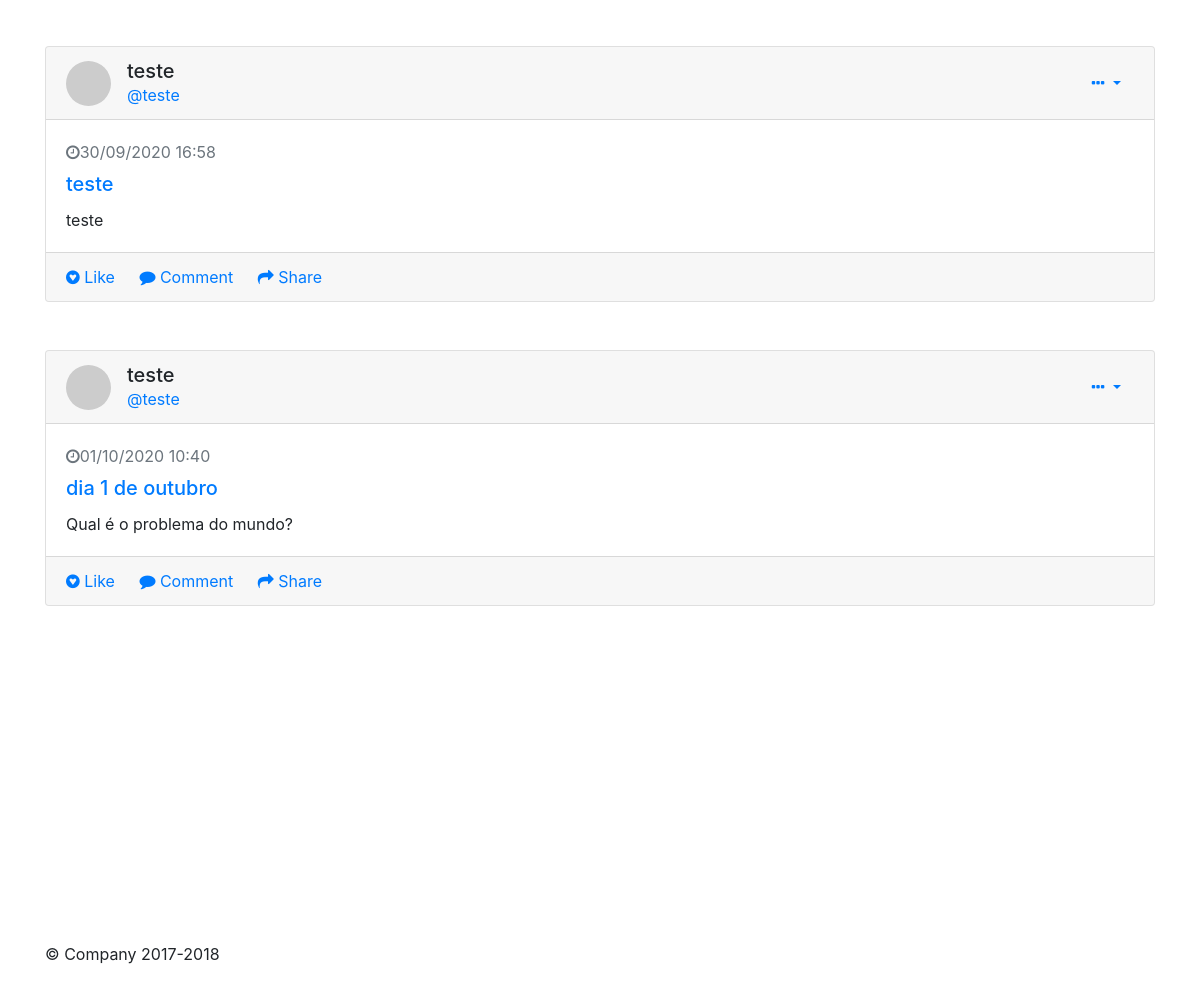
Page / (signed in, lower part) on the earlier database version.
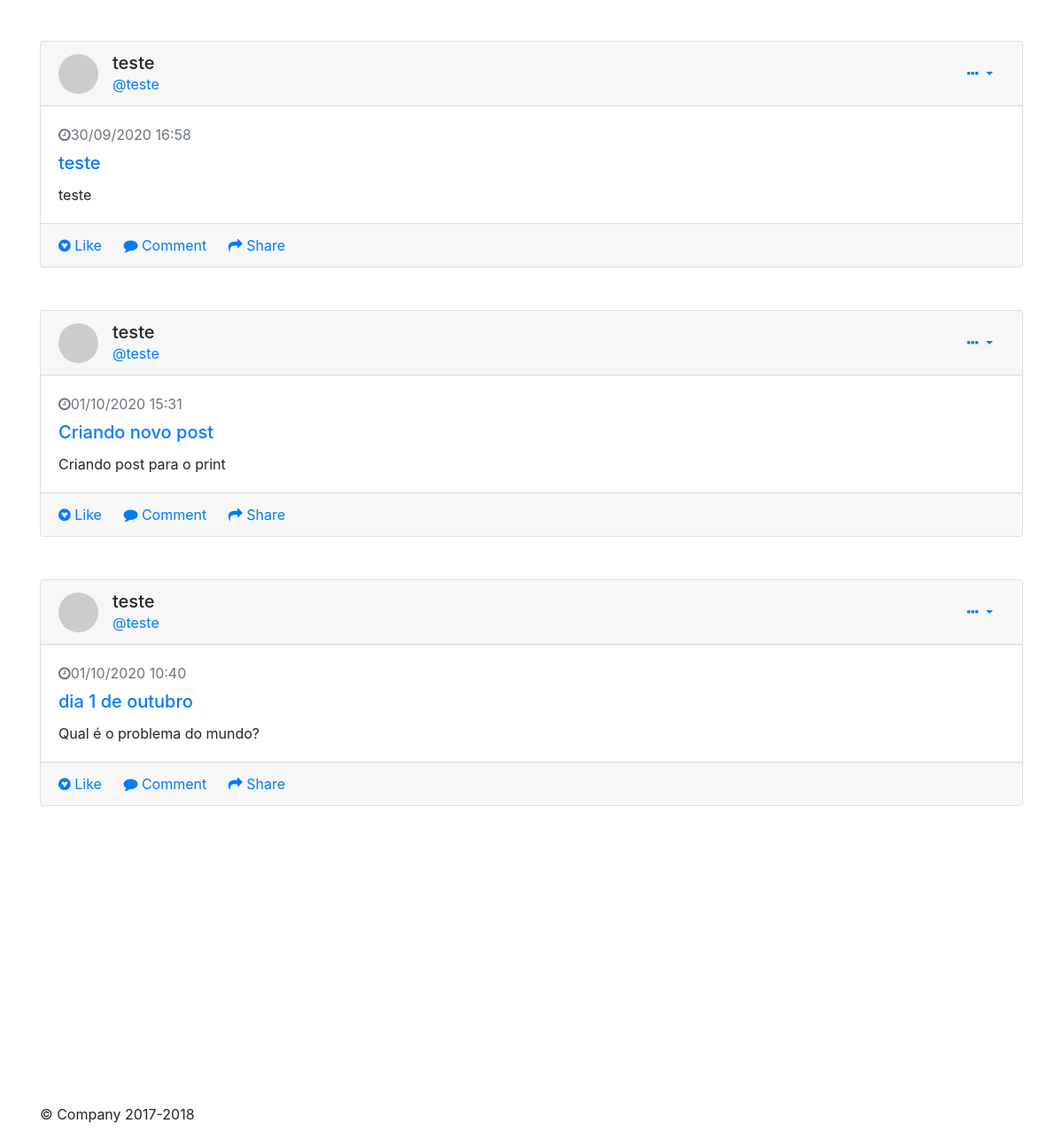
Same page on the later database version.
### app/models/tables.py (models this page shows, shortened)
class Post(db.Model):
    __tablename__ = "posts"
    id = db.Column(db.Integer, primary_key=True)
    content = db.Column(db.Text)
    title = db.Column(db.String)
    date = db.Column(db.String)
    user = db.Column(db.String)
    nick = db.Column(db.String)
    user_id = db.Column(db.Integer)

### app/controllers/default.py (the view, shortened to what this page needs)
@app.route("/index/")
@app.route("/", methods=['GET','POST'])
def index():
    form_post = PostForm()
    if request.method == 'GET':
        if current_user.is_authenticated == True:
            posts = Post.query.filter_by(user_id=current_user.get_id()).order_by(Post.date.desc()).all()
            return render_template('index.html',form=form_post,posts=posts)
        else:
            return redirect(url_for("login"))

### app/controllers/default.py (called while the page is built)
@lm.user_loader
def load_user(id):
    return User.query.filter_by(id=id).first()

### app/models/tables.py (called while the page is built)
    @property
    def is_authenticated(self):
        return True

    def get_id(self):
        return str(self.id)

### app/templates/index.html (shortened to what this page needs)
{% extends 'base.html' %}
{% block content %}
{% for post in posts%}
 <div class="card gedf-card">
    <div class="card-header">
        <div class="d-flex justify-content-between align-items-center">
            <div class="d-flex justify-content-between align-items-center">
                <div class="mr-2">
                    <img class="rounded-circle" width="45" src="https://picsum.photos/50/50" alt="">
                </div>
                <div class="ml-2">
                    <div class="h5 m-0">{{ post.nick }}</div>
                    <div class="h7 text-muted"><a href="/profile/{{ post.user_id }}">@{{ post.user }}</a></div>
                </div>
            </div>
            <div>
                <div class="dropdown">
                    <button class="btn btn-link dropdown-toggle" type="button" id="gedf-drop1" data-toggle="dropdown" aria-haspopup="true" aria-expanded="false">
                        <i class="fa fa-ellipsis-h"></i>
                    </button>
                </div>
            </div>
        </div>
    </div>
    <div class="card-body">
        <div class="text-muted h7 mb-2"> <i class="fa fa-clock-o"></i>{{ post.date }}</div>
        <a class="card-link" href="#">
            <h5 class="card-title">{{ post.title }}</h5>
        </a>
        <p class="card-text">
          {{ post.content }}
        </p>
    </div>
    <div class="card-footer">
        <a href="#" class="card-link"><i class="fa fa-gittip"></i> Like</a>
        <a href="#" class="card-link"><i class="fa fa-comment"></i> Comment</a>
        <a href="#" class="card-link"><i class="fa fa-mail-forward"></i> Share</a>
    </div>
  </div>
  <br><br>
{% endfor %}
{% endblock %}

Differences in the rows shown:
added Post: nick "teste", user "teste", date "01/10/2020 15:31", title "Criando novo post", content "Criando post para o print"
